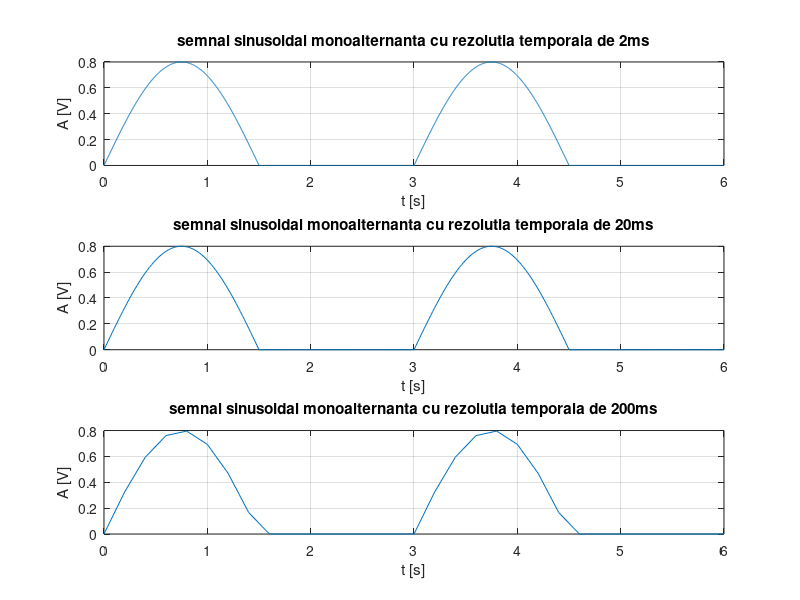

Source code (MATLAB):
%Se va genera un semnal cu rezolutie temporara de 2ms, 20ms, 200ms 
%pentru un semnal continuu de tipul:
% Semnal sinusoidal redresat mono alternan??
   %Perioada semnalului sinusoidal initial (neredresat) 3 s.
   %Amplitudine: 0.8.

%rezolutie temporara de 2 ms
t=0:0.002:6
f=0.3333
w=2*pi*f
x=0.4*(sin(w*t)+abs(sin(w*t)))
subplot(3,1,1)
plot(t,x)
grid on
xlabel('t [s]') 
ylabel('A [V]')
title('semnal sinusoidal monoalternanta cu rezolutia temporala de 2ms')

%rezolutie temporara de 20 ms
t=0:0.02:6
f=0.3333
w=2*pi*f
x=0.4*(sin(w*t)+abs(sin(w*t)))
subplot(3,1,2)
plot(t,x)
grid on
xlabel('t [s]')
ylabel('A [V]')
title('semnal sinusoidal monoalternanta cu rezolutia temporala de 20ms')

%rezolutie temporara de 200 ms
t=0:0.2:6
f=0.3333
w=2*pi*f
x=0.4*(sin(w*t)+abs(sin(w*t)))
subplot(3,1,3)
plot(t,x)
grid on
xlabel('t [s]')
ylabel('A [V]')
title('semnal sinusoidal monoalternanta cu rezolutia temporala de 200ms')